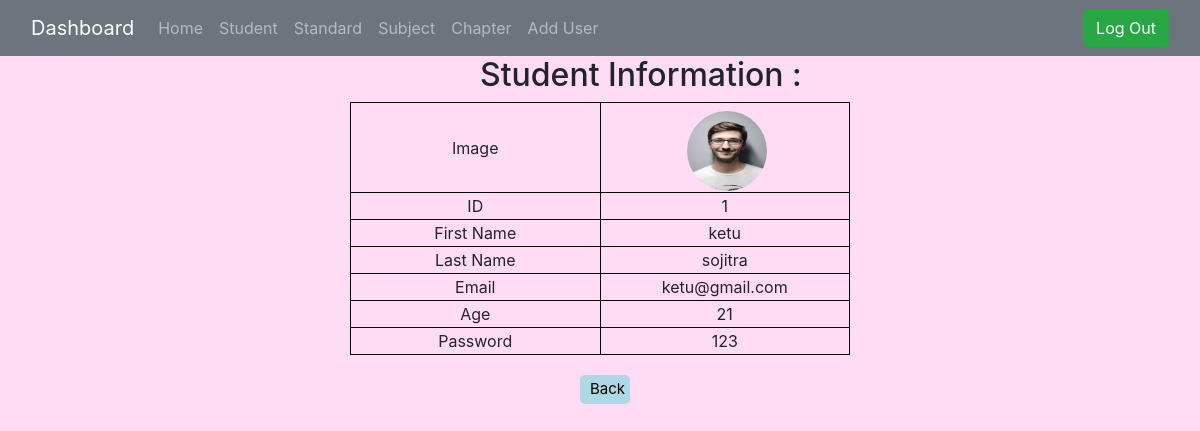
/viewuser.php?id=1 (signed in), run on the app's committed database.
### tables this page shows
CREATE TABLE `userdata` (
  `id` int NOT NULL,
  `firstname` varchar(255) NOT NULL,
  `lastname` varchar(255) NOT NULL,
  `email` varchar(255) NOT NULL,
  `age` int NOT NULL,
  `password` varchar(255) NOT NULL,
  `image` varchar(255) DEFAULT NULL
);

### viewuser.php (the view, shortened to what this page needs)
<?php
if (!(isset($_SESSION['loggedin'])) || $_SESSION['loggedin'] !== true) {
    header("Location: login.php");
    exit;
} else {
    require "db.php";
    include "navbar.php";
    if (isset($_GET['id'])) {
        $id = $_GET['id'];
        $query = "SELECT * FROM `userdata` WHERE `id` = '$id'";
        $result = mysqli_query($conn, $query);
        $row = mysqli_fetch_array($result);
        $id = $row['id'];
        $firstname = $row['firstname'];
        $lastname = $row['lastname'];
        $email = $row['email'];
        $age = $row['age'];
        $password = $row['password'];
        $img = $row['image'];
    }
}
?>
<!DOCTYPE html>
<html lang="en">
<head>
</head>
<body>
    <h2 class='header'>Student Information :</h2>
    <table class="showtable">
        <tr>
            <td>Image</td>
            <td><img id="ppimg" src="../Loginform/image/<?php echo $img; ?>" alt="<?php echo $fname . '`sProfile Image'; ?>"></td>
        </tr>
        <tr>
            <td>ID</td>
            <td><?php echo $id; ?></td>
        </tr>
        <tr>
            <td>First Name</td>
            <td><?php echo $firstname; ?></td>
        </tr>
        <tr>
            <td>Last Name</td>
            <td><?php echo $lastname; ?></td>
        </tr>
        <tr>
            <td>Email</td>
            <td><?php echo $email; ?></td>
        </tr>
        <tr>
            <td>Age</td>
            <td><?php echo $age; ?></td>
        </tr>
        <tr>
            <td>Password</td>
            <td><?php echo $password; ?></td>
        </tr>
    </table>
    <div class='backdiv'>
        <a id='back' href='dashboard.php'>Back</a>
    </div>
</body>
</html>

### viewuser.php (style rules this page uses)
body { background-color: #ffdcf3; }
table { border: 1px solid black; border-spacing: 0; }
tr, td { border: 1px solid black; border-spacing: 0; width: 30%; text-align: center; }
.showtable { border: 1px solid green; border-spacing: 0; text-align: center; width: 500px; border-radius: 2px; margin-left: 350px; }
#back { display: block; margin: 20px 0px 0px 580px; color: black; text-decoration: none; background: lightblue; border-radius: 5px; padding: 3px 10px; width: 50px; border: none; font-size: 15px; }
.backdiv { display: block; }
#ppimg { width: 80px; height: 80px; border-radius: 60px; background-clip: padding-box; margin: 7px 0 0 5px; float: center; background-size: cover; background-position: center center; }
.header { margin-left: 480px; }

### data on the page
userdata: image (picture), id "1", firstname "ketu", lastname "sojitra", email "ketu@gmail.com", age "21", password "123"
